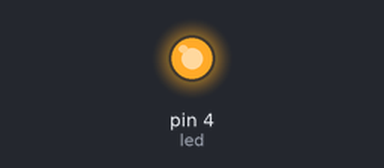
The sketch below on a simulated Arduino Uno, built with avr-gcc and run on an emulated ATmega328P. Parts: output pins drawn as LEDs (lit = HIGH).

Above: at 1.2 s.
At 3.7 s:
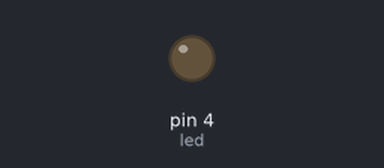
Timing chart, 0 to 6.5 s (numbered marks = the images above):
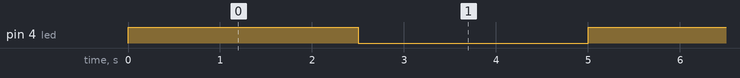

Measured:
- by itself, pin 4 (led): alternates HIGH for 2.5 s and LOW for 2.5 s

The sketch:

xitkj4003.ino
```cpp
/*
  Blink
  Menyalakan LED pada Pin 4 selama 2,5 detik dan Mematikanya selama 2,5 detik.

  Ini contoh Kode Programnya.
 */

int led = 4;//Output pada Digital Pin adalah sebuah LED yang terkoneksi/terhubung dengan Digital Pin 4.

void setup()
{
  pinMode(led, OUTPUT);//Mengatur Digital Pin sebagai Output.
}

void loop()
{
  digitalWrite(led, HIGH);   // Mengatur LED agar Menyala.
  delay(2500);               // Tunggu sampai 2,5 detik.
  digitalWrite(led, LOW);    // Mengatur LED agar Mati.
  delay(2500);               // Tunggu sampai 2,5 detik.
}
```
